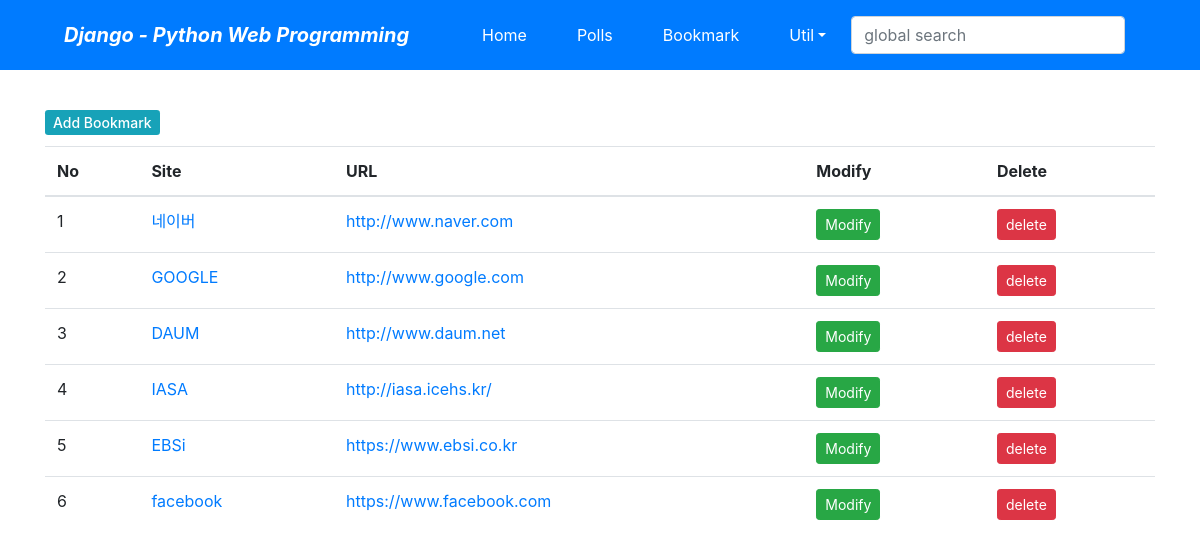
The page /bookmark/ on the database as committed earlier.
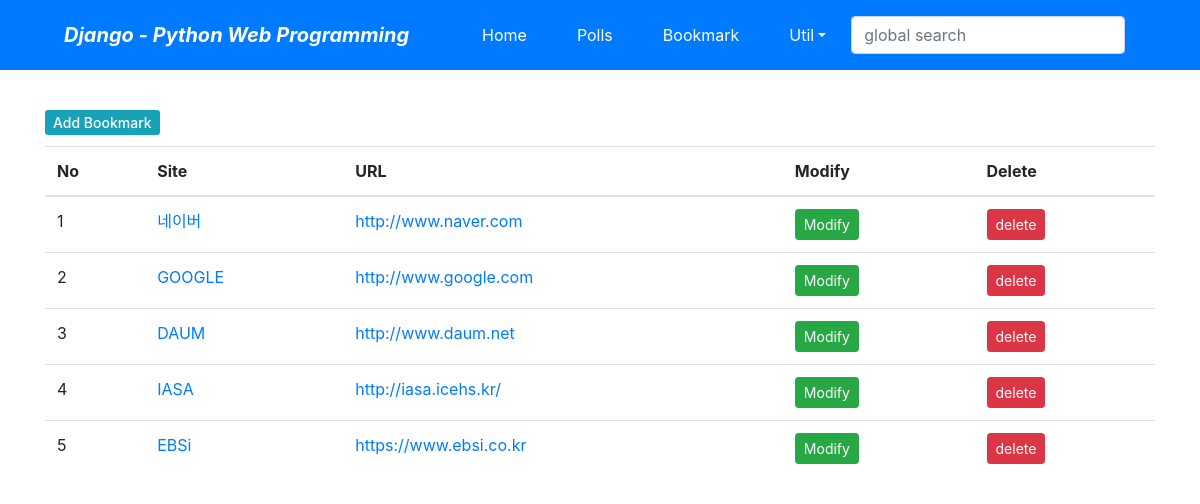
The same page on the database as committed later.
### bookmark/models.py (models this page shows, shortened)
class Bookmark(models.Model):
    site_name = models.CharField('TITLE', max_length=50)
    url = models.URLField('URL', unique=True)

### bookmark/views.py (the view)
# urls.py: path('', views.BookmarkListView.as_view(), name='index'),
class BookmarkListView(generic.ListView):
    model = Bookmark

### bookmark/templates/bookmark/bookmark_list.html
{% extends 'base.html' %}
{% block content %}
<body>
<div>
    <h1><a href="{% url 'bookmark:add' %}" class="btn-info btn-sm">Add Bookmark</a></h1>
</div>
<table class="table">
    <thead>
    <tr>
        <th scope="col">No</th>
        <th scope="col">Site</th>
        <th scope="col">URL</th>
        <th scope="col">Modify</th>
        <th scope="col">Delete</th>
    </tr>
    </thead>
    <tbody>
    {% for bookmark in object_list %}
    <tr>
        <td>{{ forloop.counter }}</td>
        <td><a href="{% url 'bookmark:detail' bookmark.id %}">{{ bookmark.site_name }}</a></td>
        <td><a href="{{ bookmark.url }}">{{ bookmark.url }}</a> </td>
        <td><a href="{% url 'bookmark:update' bookmark.id %}" class="btn btn-success btn-sm">Modify</a></td>
        <td><a href="{% url 'bookmark:delete' bookmark.id %}" class="btn btn-danger btn-sm">delete</a></td>
    </tr>
    {% endfor %}
    </tbody>
</table>
</body>
{% endblock %}

Rows that differ between the two databases and show on the page:
removed Bookmark: site_name "facebook", url "https://www.facebook.com"
